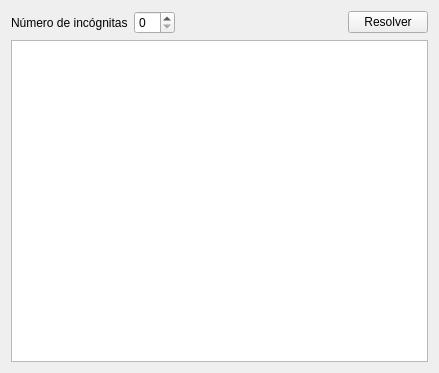
<?xml version="1.0" encoding="UTF-8"?>
<ui version="4.0">
 <class>Widget</class>
 <widget class="QWidget" name="Widget">
  <property name="geometry">
   <rect>
    <x>0</x>
    <y>0</y>
    <width>439</width>
    <height>373</height>
   </rect>
  </property>
  <property name="windowTitle">
   <string>Widget</string>
  </property>
  <layout class="QVBoxLayout" name="verticalLayout">
   <item>
    <layout class="QHBoxLayout" name="horizontalLayout">
     <item>
      <widget class="QLabel" name="label">
       <property name="text">
        <string>Número de incógnitas</string>
       </property>
      </widget>
     </item>
     <item>
      <widget class="QSpinBox" name="numeroIncognitasSpinBox"/>
     </item>
     <item>
      <spacer name="horizontalSpacer">
       <property name="orientation">
        <enum>Qt::Horizontal</enum>
       </property>
       <property name="sizeHint" stdset="0">
        <size>
         <width>40</width>
         <height>20</height>
        </size>
       </property>
      </spacer>
     </item>
     <item>
      <widget class="QPushButton" name="resolverPushButton">
       <property name="text">
        <string>Resolver</string>
       </property>
      </widget>
     </item>
    </layout>
   </item>
   <item>
    <widget class="QTableView" name="tableView"/>
   </item>
  </layout>
 </widget>
 <layoutdefault spacing="6" margin="11"/>
 <resources/>
 <connections/>
</ui>
